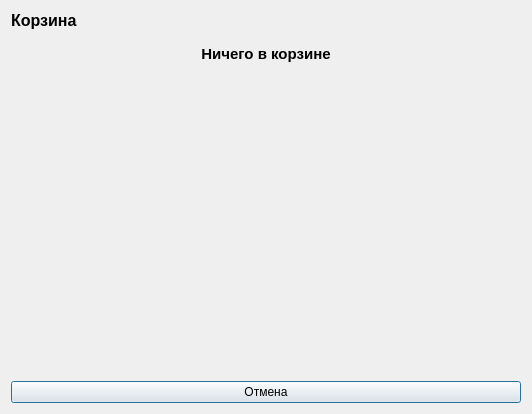
<?xml version="1.0" encoding="UTF-8"?>
<ui version="4.0">
 <class>UserCartDialog</class>
 <widget class="QDialog" name="UserCartDialog">
  <property name="geometry">
   <rect>
    <x>0</x>
    <y>0</y>
    <width>532</width>
    <height>414</height>
   </rect>
  </property>
  <property name="windowTitle">
   <string>SuperGames: Корзина</string>
  </property>
  <layout class="QVBoxLayout" name="verticalLayout">
   <item>
    <widget class="QLabel" name="title">
     <property name="font">
      <font>
       <pointsize>12</pointsize>
       <bold>true</bold>
      </font>
     </property>
     <property name="text">
      <string>Корзина</string>
     </property>
     <property name="margin">
      <number>4</number>
     </property>
    </widget>
   </item>
   <item>
    <widget class="QScrollArea" name="scrollArea">
     <property name="frameShape">
      <enum>QFrame::NoFrame</enum>
     </property>
     <property name="frameShadow">
      <enum>QFrame::Plain</enum>
     </property>
     <property name="widgetResizable">
      <bool>true</bool>
     </property>
     <widget class="QWidget" name="scrollAreaWidgetContents">
      <property name="geometry">
       <rect>
        <x>0</x>
        <y>0</y>
        <width>514</width>
        <height>327</height>
       </rect>
      </property>
      <layout class="QVBoxLayout" name="scrollVerticalLayout">
       <item>
        <widget class="QLabel" name="noItemsLabel">
         <property name="font">
          <font>
           <pointsize>11</pointsize>
           <bold>true</bold>
          </font>
         </property>
         <property name="text">
          <string>Ничего в корзине</string>
         </property>
         <property name="alignment">
          <set>Qt::AlignCenter</set>
         </property>
         <property name="margin">
          <number>3</number>
         </property>
        </widget>
       </item>
       <item>
        <spacer name="verticalSpacer">
         <property name="orientation">
          <enum>Qt::Vertical</enum>
         </property>
         <property name="sizeHint" stdset="0">
          <size>
           <width>20</width>
           <height>250</height>
          </size>
         </property>
        </spacer>
       </item>
      </layout>
     </widget>
    </widget>
   </item>
   <item>
    <layout class="QHBoxLayout" name="horizontalLayout">
     <item>
      <widget class="QPushButton" name="cancelButton">
       <property name="text">
        <string>Отмена</string>
       </property>
      </widget>
     </item>
    </layout>
   </item>
  </layout>
 </widget>
 <resources/>
 <connections/>
</ui>
